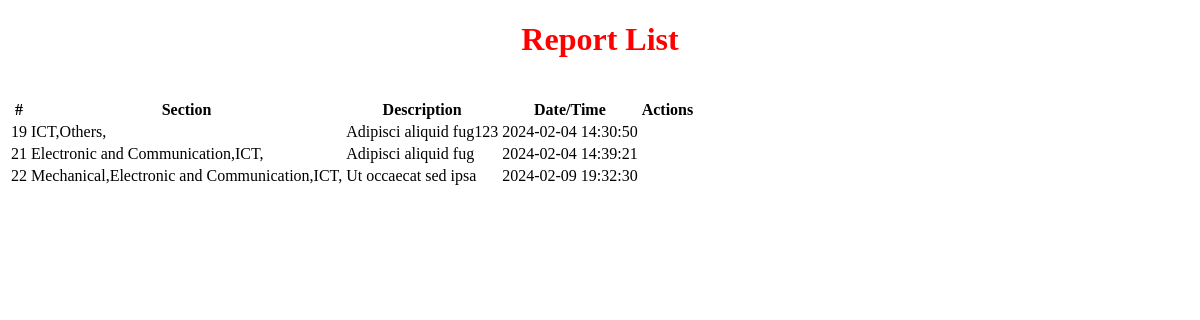
The page /admin/view_report.php on the database as committed earlier.
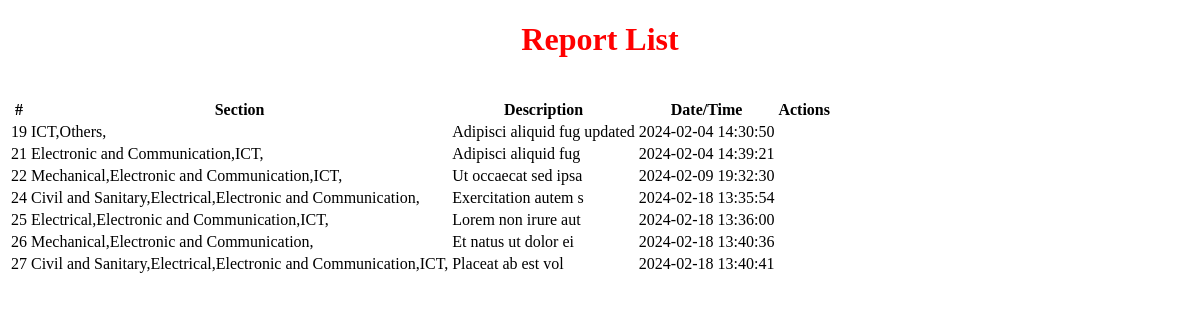
The same page on the database as committed later.
### tables this page shows
CREATE TABLE `tb_data` (
  `id` int(11) NOT NULL,
  `user_id` int(11) NOT NULL,
  `description` varchar(50) NOT NULL,
  `languages` text NOT NULL,
  `req_no` int(11) NOT NULL,
  `status` int(11) NOT NULL DEFAULT 0,
  `f_status` int(11) NOT NULL DEFAULT 0,
  `date` datetime NOT NULL DEFAULT current_timestamp()
);

### admin/view_report.php (the view)
<?php
require_once('db_connect.php');
$query = "select * from tb_data ";
$result = mysqli_query($conn,$query);
?>
<!DOCTYPE html>
<html lang="en">
<head>
</head>
<body>
    <h1 align="center" style="color:red;">Report List</h1>
    <br>
    <div class="card-body">
        <div class="table-responsive">
        <table class="table table-bordered">
  <thead>
    <tr>
      <th scope="col">#</th>
      <th scope="col">Section</th>
      <th scope="col">Description</th>
      <th scope="col">Date/Time</th>
      <th scope="col">Actions</th>
    </tr>
    <tr>
    <?php
      while($row = mysqli_fetch_assoc($result))
      {
    ?>
     <td><?php echo $row['id']; ?></td>
     <td><?php echo $row['languages']; ?></td>
     <td><?php echo $row['description']; ?></td>
     <td><?php echo $row['date']; ?></td>
    </tr>
    <?php
      }
    ?>
  </thead>
</table>
</body>
</html>

Rows that differ between the two databases and show on the page:
changed tb_data "ICT,Others,": description "Adipisci aliquid fug123" → "Adipisci aliquid fug updated"
added tb_data: id "24", languages "Civil and Sanitary,Electrical,Electronic and Communication,", description "Exercitation autem s", date "2024-02-18 13:35:54"
added tb_data: id "25", languages "Electrical,Electronic and Communication,ICT,", description "Lorem non irure aut", date "2024-02-18 13:36:00"
added tb_data: id "26", languages "Mechanical,Electronic and Communication,", description "Et natus ut dolor ei", date "2024-02-18 13:40:36"
added tb_data: id "27", languages "Civil and Sanitary,Electrical,Electronic and Communication,ICT,", description "Placeat ab est vol", date "2024-02-18 13:40:41"
